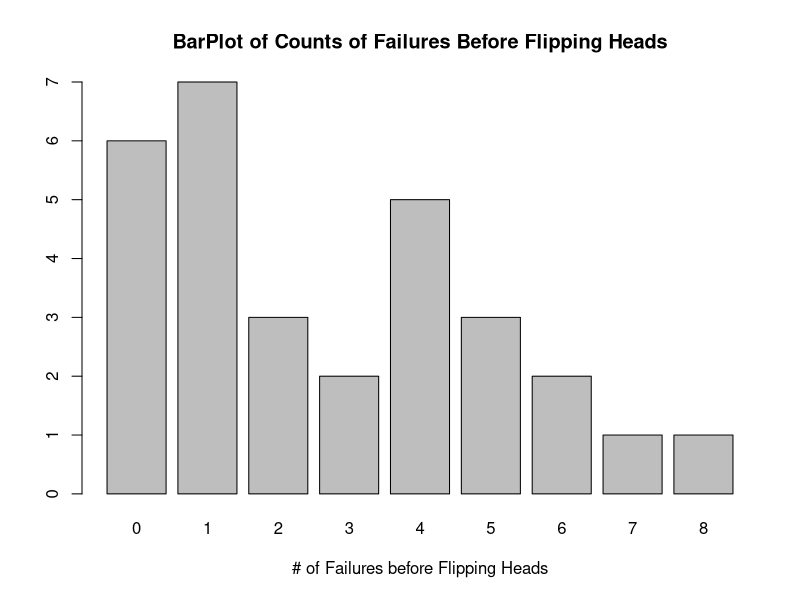
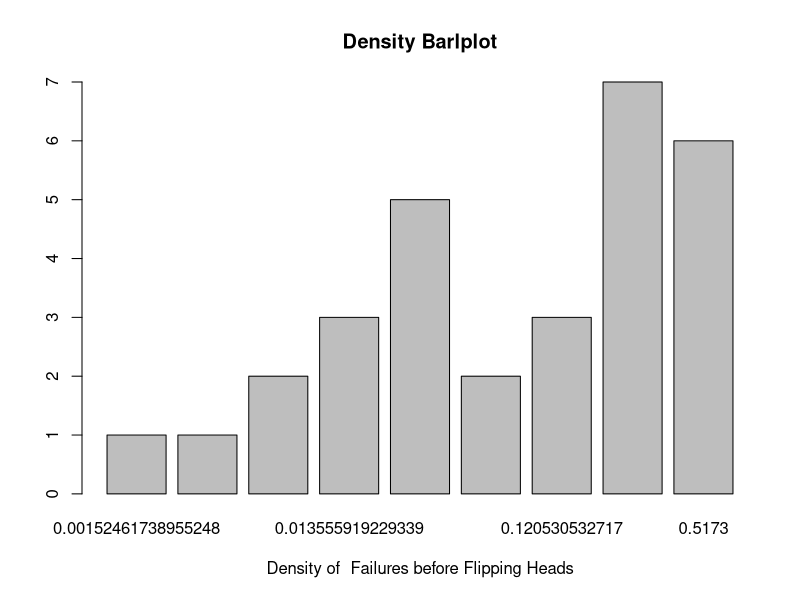

These charts were generated, in order, by the following R code:
## ---- chunk 1
setwd("C:/Users/brand/OneDrive/Documents/GitHub/Prob&Stats")
getwd()

library(readxl)
x <- read_excel("coinfailures.xlsx", col_names = TRUE)
## ---- chunk 2

coinflip <- as.numeric(x$Failures)

failure_tbl <- table(coinflip)

barplot(failure_tbl, main="BarPlot of Counts of Failures Before Flipping Heads",
        xlab = "# of Failures before Flipping Heads")

mean <- mean(coinflip)

# E(X) = (1-p)/p
# E(X)= sample mean = 0.9333 
# 0.9333 = (1-p)/p
p = 0.5173 


density_tbl <- table(dgeom(
  x = coinflip,
  prob = p
))

barplot(density_tbl, main="Density Barlplot",
        xlab = "Density of  Failures before Flipping Heads")

## ---- chunk 3
dgeom(
  x = 0:10,
  prob = p
  )


pgeom(
  q =0:10,
  prob = p
)


qgeom(
  p = c(
    0,0.25,0.5,0.75,1
  ),
  prob = p
)


rgeom(
  n = 100,
  prob = p
)


# p <- 13/30
# q <- 1-p
# 
# EV <- q/p
  
